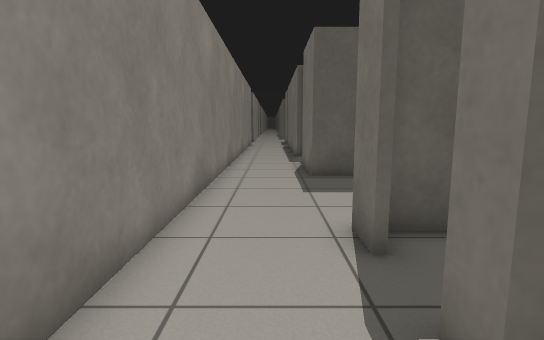
View 1 (above)

23 first-person views from a walk through a world built for the Gazebo simulator. The camera is 0.9 m above the floor, tilts 8° down and sees 80° across. The lines on the ground mark 1 m squares. The floor is counted in squares, 0.5 m on a side. Each view is taken from the middle of a square. On the plan, view 1 faces up. The plan holds only what a view shows up to about 17 squares ahead; the rest is blank. The place goes on beyond the plan. Robots are left out. Simple shapes stand in for some stock models. Surface patterns are stand-ins for the level's own textures.

View 2
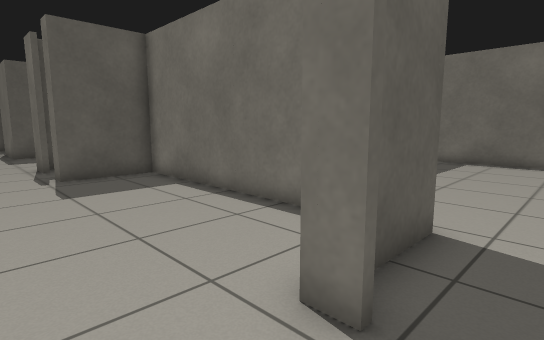

View 3
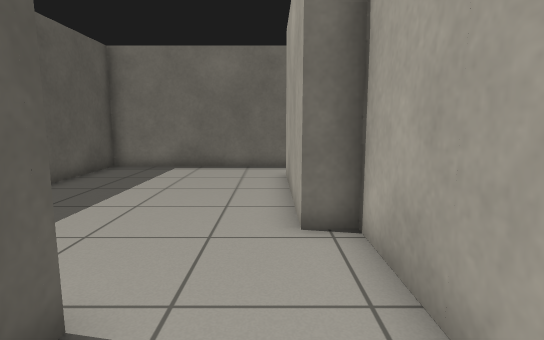

View 4
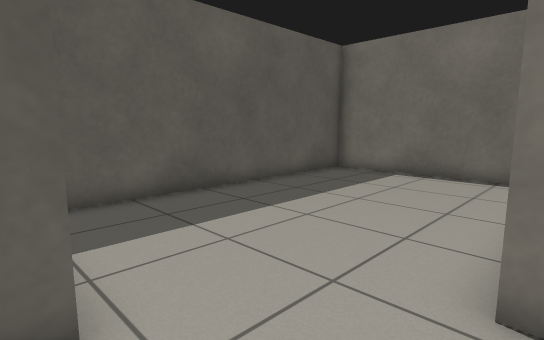

View 5
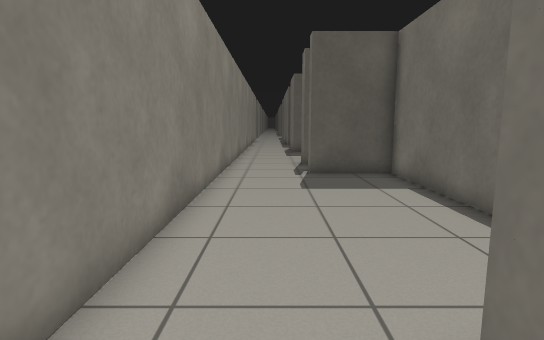

View 6
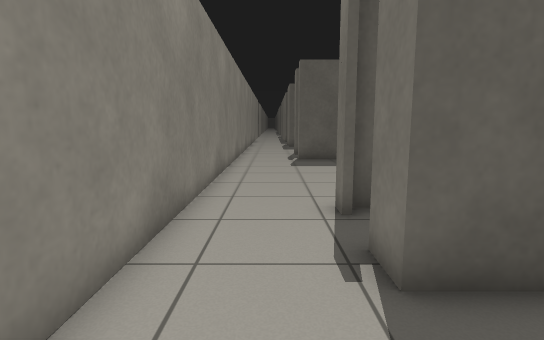

View 7
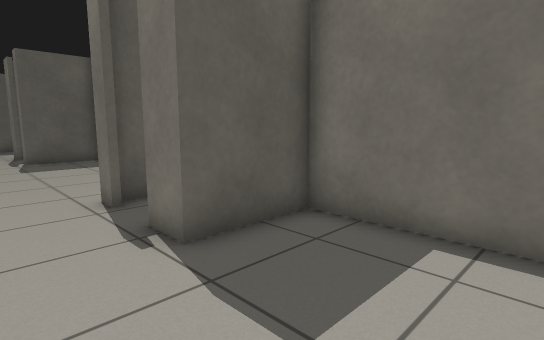

View 8
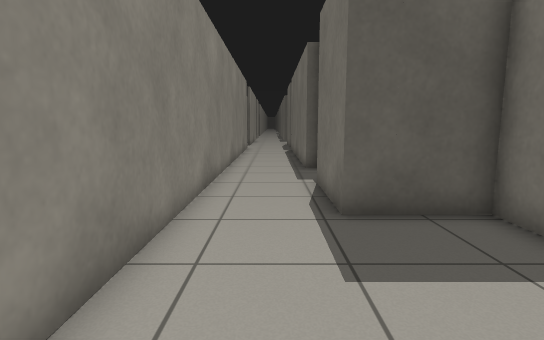

View 9
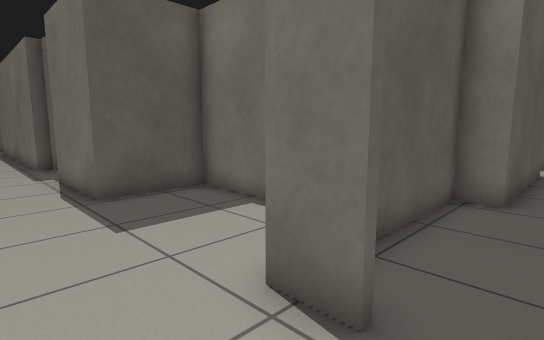

View 10
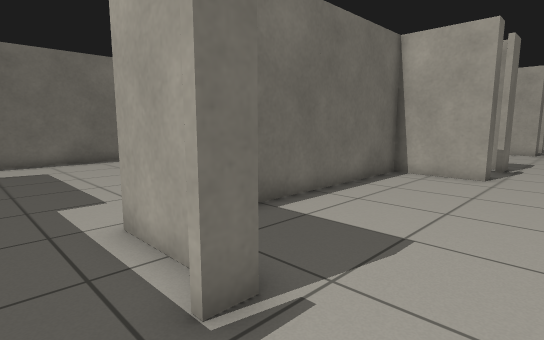

View 11
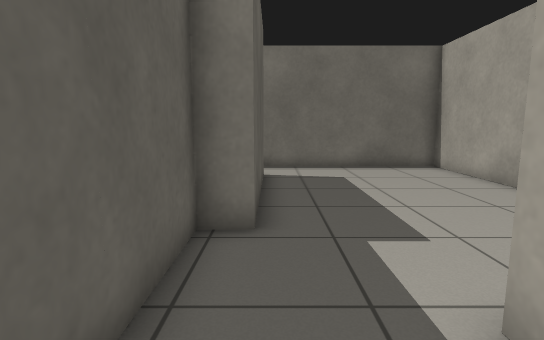

View 12
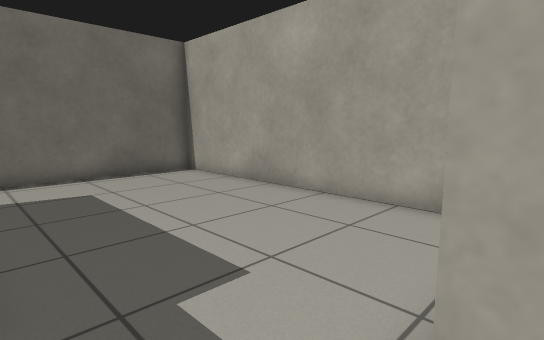

View 13
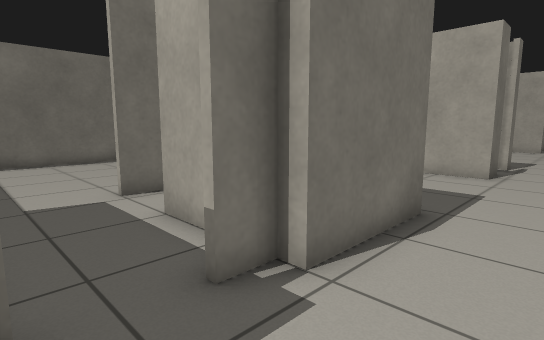

View 14
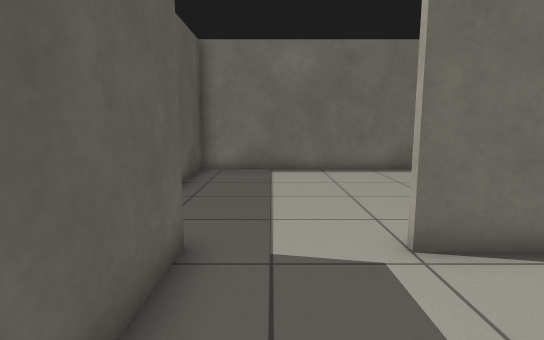

View 15
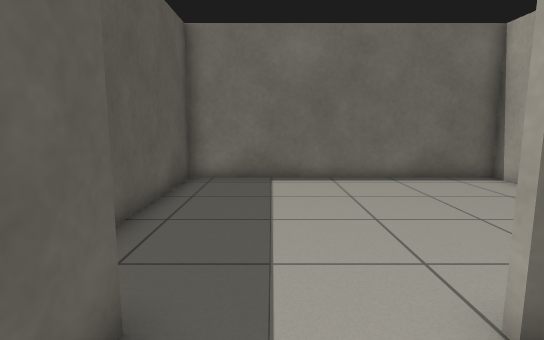

View 16
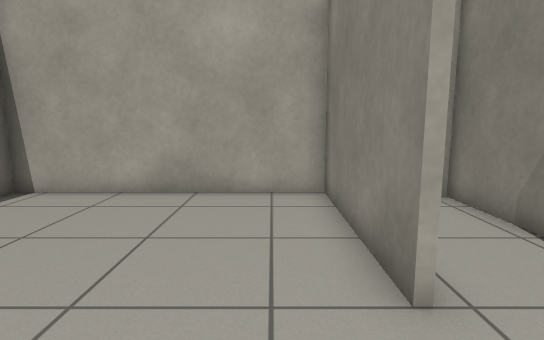

View 17
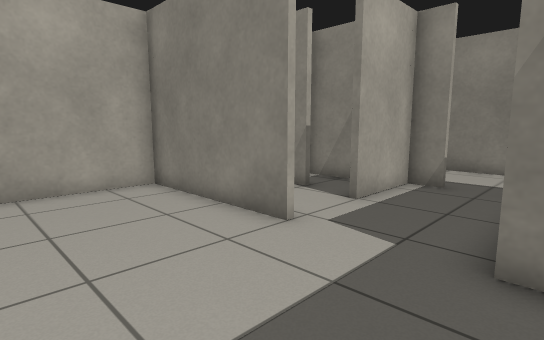

View 18
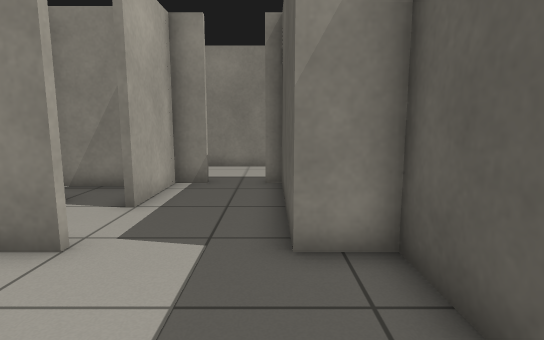

View 19
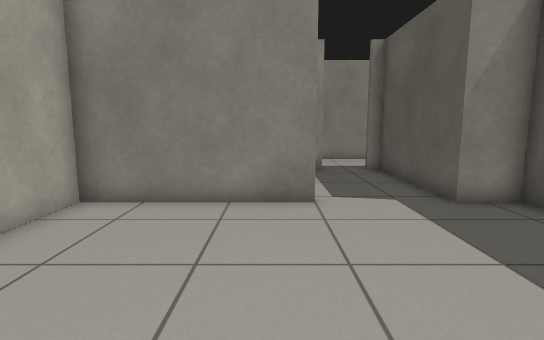

View 20
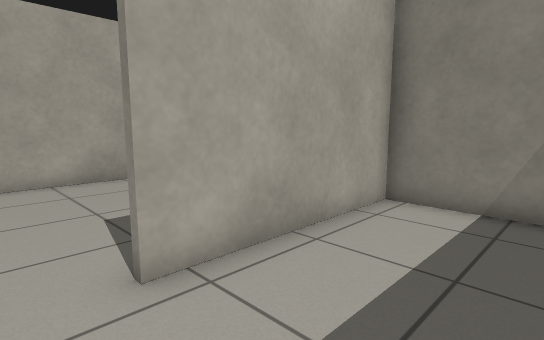

View 21
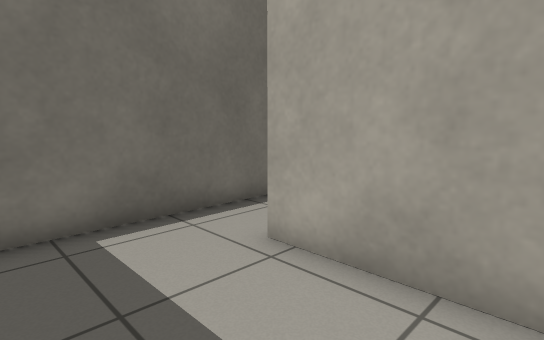

View 22
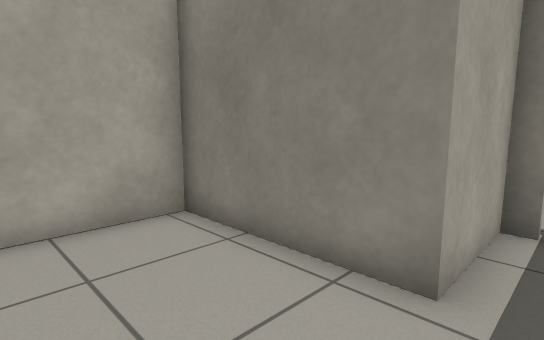

View 23
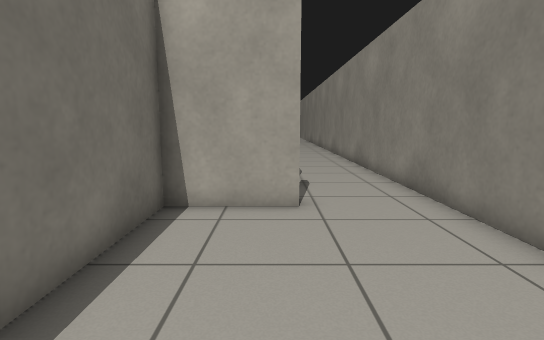

### Floor plan
Points are (right, up) in squares from view 1. A wall is a line through its corners. A room is listed if a view was taken in it or the views show most of it. See-through windows are left out.
Room 1 (views 1, 23)
walls: (1.4, -8.8) (1.4, -8) (4.4, -8) (4.4, 1.8) (1.4, 1.8) (1.4, 2.5); (-1.9, 2.5) (-1.9, -8.5)
ways out: opening at (-0.5, -8) to room 2; opening at (0, 2) to room 5
Room 2 (views 2, 3, 4, 5)
walls: (4.6, -8.2) (1.4, -8.2); (3.6, -11.5) (7.4, -11.5) (7.4, -10.5) (13.6, -10.5); (15.9, -10.6) (15.9, -3.1); (16, -3.2) (5.6, -3.2); (-1.9, -8.5) (-1.9, -10.5)
ways out: opening at (-0.5, -8) to room 1; opening at (0, -11.5) to room 3
Room 3 (views 6, 7)
walls: (4.4, -15.8) (4.4, -11.7) (1.4, -11.7) (1.4, -10.5); (-1.9, -10.5) (-1.9, -16.5)
ways out: opening at (0, -11.5) to room 2
Room 4 (views 8, 13, 14, 15)
walls: (1.9, 14.9) (1.9, 16); (2.1, 16.1) (2.1, 15); (4.4, 8.5) (4.4, 11.3) (1.4, 11.3) (1.4, 15) (5.1, 15); (1.9, 17.8) (1.9, 18.4); (1.4, 4.2) (1.4, 5.5) (3.5, 5.5); (-1.9, 20.5) (-1.9, 4.5); (7.6, 18.3) (1.4, 18.3) (1.4, 20.5)
ways out: opening at (-0.5, 5) to room 5; opening at (7.5, 16.5) to room 6; opening at (6, 15) to room 8
Room 5 (views 9, 10, 11, 12, 22)
walls: (13.6, 4.3) (7.4, 4.3) (7.4, 5.3) (1.6, 5.3); (1.6, 2) (4.6, 2) (4.6, -3) (16, -3); (15.9, -3.1) (15.9, 4.6); (-1.9, 4.5) (-1.9, 2.5)
ways out: opening at (0, 2) to room 1; opening at (-0.5, 5) to room 4; opening at (14.5, 4) to room 7
Room 6 (views 16, 17, 18, 19)
walls: (7.6, 15.1) (7.6, 9.5) (15.9, 9.5) (15.9, 19.8) (7.6, 19.8) (7.6, 18.3)
ways out: opening at (7.5, 16.5) to room 4
Room 7 (views 20, 21)
walls: (7.6, 7.5) (7.6, 4.5) (13.6, 4.5); (15.9, 4.6) (15.9, 7.6)
ways out: opening at (14.5, 4) to room 5
Room 8 (no view inside)
walls: (4.6, 13.1) (4.6, 10); (7.4, 13.1) (7.4, 15); (2.6, 13.8) (2.6, 11.5)
ways out: opening at (6, 15) to room 4

Positions as (right, up) in squares from view 1, and headings:
1: (0, 0), facing up
2: (-1, -10), facing up-right
3: (2, -10), facing right
4: (4, -11), facing up-right
5: (0, -10), facing up
6: (0, -15), facing up
7: (-1, -16), facing up-right
8: (0, 5), facing up
9: (-1, 3), facing up-right
10: (-1, 4), facing down-right
11: (2, 4), facing right
12: (4, 4), facing down-right
13: (-1, 18), facing down-right
14: (3, 17), facing right
15: (5, 17), facing right
16: (9, 18), facing down
17: (12, 19), facing down-left
18: (12, 18), facing left
19: (15, 14), facing left
20: (15, 8), facing down-left
21: (10, 8), facing down-right
22: (8, 3), facing down-left
23: (2, -1), facing down
